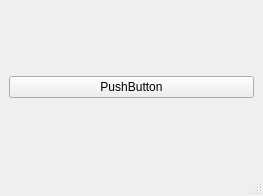
<?xml version="1.0" encoding="UTF-8"?>
<ui version="4.0">
 <class>MainWindow</class>
 <widget class="QMainWindow" name="MainWindow">
  <property name="geometry">
   <rect>
    <x>0</x>
    <y>0</y>
    <width>263</width>
    <height>196</height>
   </rect>
  </property>
  <property name="windowTitle">
   <string>MainWindow</string>
  </property>
  <widget class="QWidget" name="centralwidget">
   <layout class="QHBoxLayout" name="horizontalLayout">
    <item>
     <layout class="QVBoxLayout" name="verticalLayout">
      <item>
       <widget class="QPushButton" name="pushButton">
        <property name="text">
         <string>PushButton</string>
        </property>
       </widget>
      </item>
     </layout>
    </item>
   </layout>
  </widget>
  <widget class="QMenuBar" name="menubar">
   <property name="geometry">
    <rect>
     <x>0</x>
     <y>0</y>
     <width>263</width>
     <height>23</height>
    </rect>
   </property>
  </widget>
  <widget class="QStatusBar" name="statusbar"/>
 </widget>
 <resources/>
 <connections>
  <connection>
   <sender>pushButton</sender>
   <signal>clicked()</signal>
   <receiver>MainWindow</receiver>
   <slot>close()</slot>
   <hints>
    <hint type="sourcelabel">
     <x>131</x>
     <y>97</y>
    </hint>
    <hint type="destinationlabel">
     <x>131</x>
     <y>97</y>
    </hint>
   </hints>
  </connection>
 </connections>
</ui>
